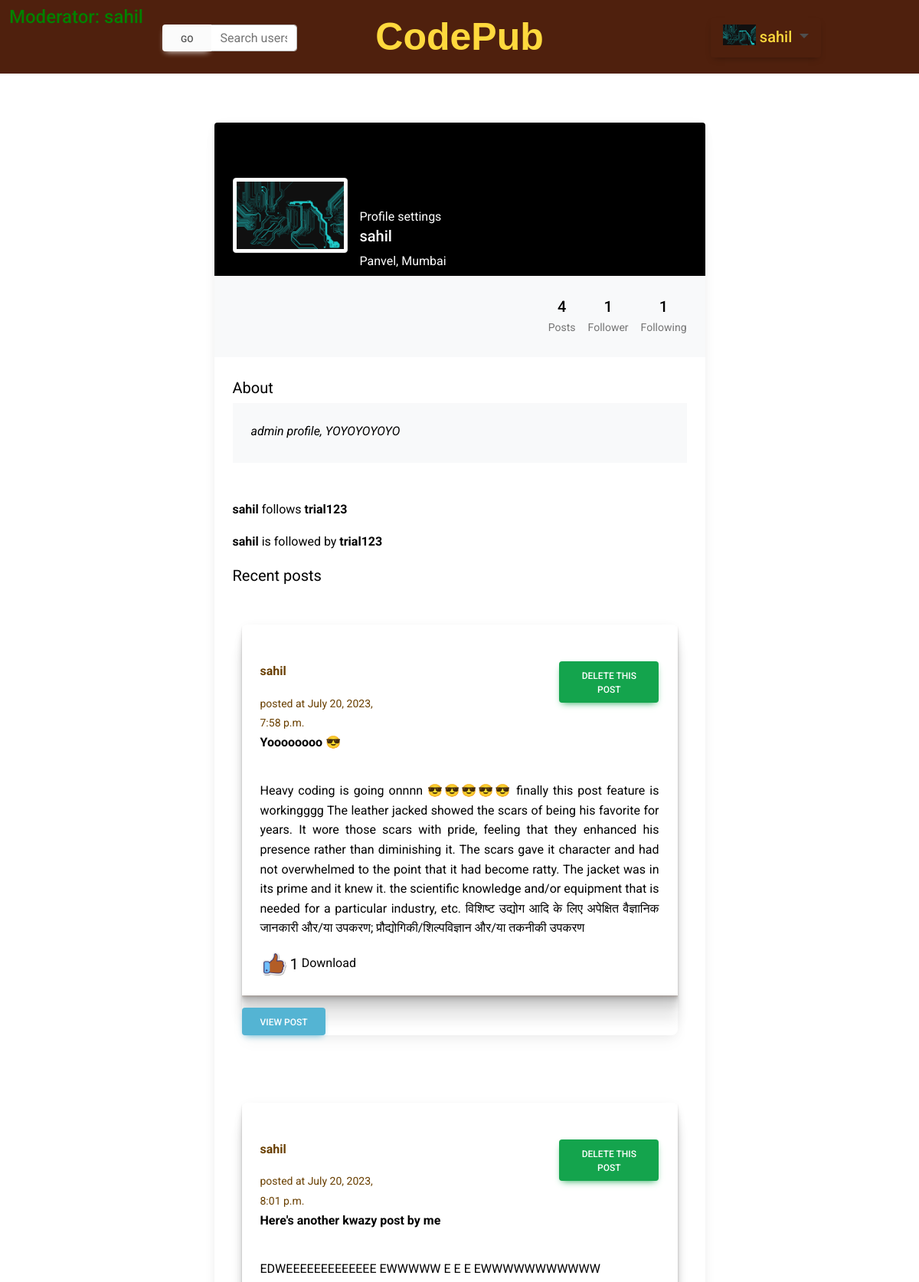
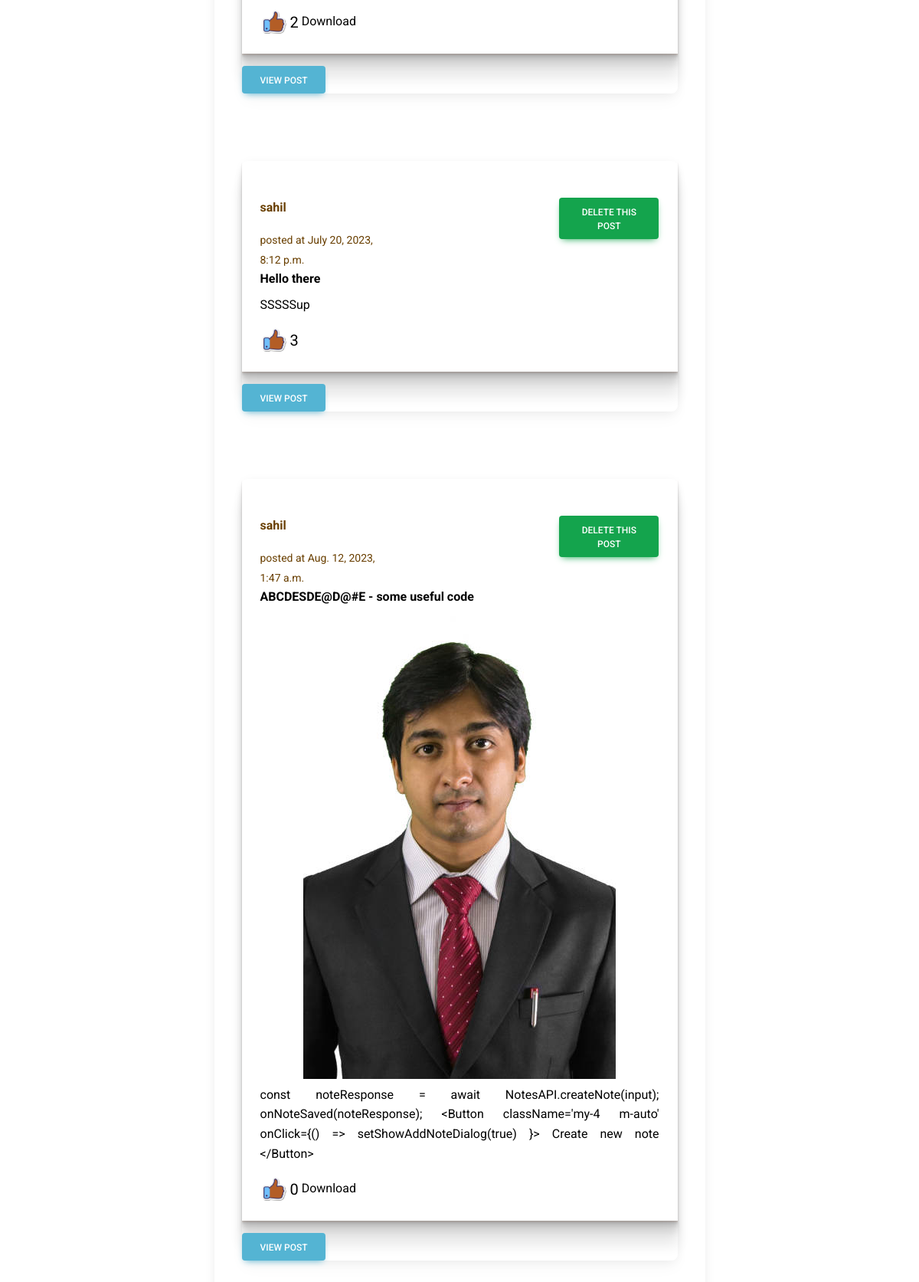
The page /view-profile/sahil (signed in) on the database its author committed (2 pictures, top to bottom).
### home/models.py (models this page shows, shortened)
class Profile(models.Model):
    user = models.ForeignKey(User,on_delete=models.CASCADE)
    citizenID = models.IntegerField()
    email = models.EmailField(max_length=100)
    bio = models.TextField(max_length=1000, blank=True)
    profileimg = models.ImageField(upload_to='profile_images',default='Default-avatar.jpg')
    location = models.CharField(max_length=100,blank=True)
    moderator = models.IntegerField(default=0)
    @property
    def is_moderator(self):
        return self.moderator == 1

### codepub/models.py (models this page shows, shortened)
class FollowAccount(models.Model):
    follower = models.CharField(max_length=100)
    user = models.CharField(max_length=100)

class Post(models.Model):
    id = models.UUIDField(primary_key=True, default=uuid.uuid4)
    title = models.CharField(max_length=200)
    user =  models.CharField(max_length=100)
    image = models.ImageField(upload_to='post_images')
    caption = models.TextField(max_length=15000)
    created_at = models.DateTimeField(default=datetime.now)
    likes = models.IntegerField(default=0)
    class Meta:
        ordering = ['created_at']

### codepub/views.py (the view)
# urls.py: path('view-profile/<str:pk>',views.view_profile,name='view-profile'),
@login_required(login_url='login')
def view_profile(request,pk):
    viewed_user_object = User.objects.get(username=pk)
    viewed_user_profile = Profile.objects.get(user=viewed_user_object)
    viewed_user_posts = Post.objects.filter(user=pk)
    viewed_user_posts_length = len(viewed_user_posts)
    follower = request.user.username
    user = pk
    if FollowAccount.objects.filter(follower=follower, user = user).first():
        follow_text = "Unfollow"
    else:
        follow_text = "Follow"
    viewed_user_followers = FollowAccount.objects.filter(user=pk).all()
    no_of_followers = len(viewed_user_followers)
    viewed_users_following = FollowAccount.objects.filter(follower=pk).all()
    no_of_persons_followed = len(viewed_users_following)
    context = {
        'viewed_user_object':viewed_user_object,
        'viewed_user_profile':viewed_user_profile,
        'viewed_user_posts':viewed_user_posts,
        'viewed_user_posts_length':viewed_user_posts_length,
        'follow_text':follow_text,
        'viewed_user_followers':viewed_user_followers,
        'no_of_followers':no_of_followers,
        'viewed_users_following':viewed_users_following,
        'no_of_persons_followed':no_of_persons_followed
    }
    return render(request,'codepub/view-profile.html',context)

### home/context_processors.py (called while the page is built)
def profile_details(request):
    if request.user.is_authenticated:
        try:
            user_profile = Profile.objects.get(user=request.user)
            return {'user_profile':user_profile}
        except:
            pass
    return {}

### templates/codepub/view-profile.html (shortened to what this page needs)
{% extends 'codepubbase.html' %}
{% load static %}
{% block content %}
<!DOCTYPE html>
<html lang="en">
<head>
    <link
    href="https://cdnjs.cloudflare.com/ajax/libs/font-awesome/6.0.0/css/all.min.css"
    rel="stylesheet"
    />
    <link
    href="https://cdnjs.cloudflare.com/ajax/libs/mdb-ui-kit/6.4.0/mdb.min.css"
    rel="stylesheet"
    />
</head>
<body>
    <section class="h-100 gradient-custom-2">
        <div class="container py-5 h-100">
          <div class="row d-flex justify-content-center align-items-center h-100">
            <div class="col col-lg-9 col-xl-7">
              <div class="card">
                <div class="rounded-top text-white d-flex flex-row" style="background-color: #000; height:200px;">
                  <div class="ms-4 mt-5 d-flex flex-column" style="width: 150px;">
                    <img src="{{viewed_user_profile.profileimg.url}}"
                      alt="Generic placeholder image" class="img-fluid img-thumbnail mt-4 mb-2"
                      style="width: 150px; z-index: 1">
                  </div>
                  <div class="ms-3" style="margin-top: 110px;">
                    {% if viewed_user_object.username == user.username %}
                      <a href="{% url 'profile' %}">
                        Profile settings
                      </a>
                    {% else %}
                    <a href="/follow/{{viewed_user_object.username}}">
                      {{follow_text}}
                    </a>
                    {% endif %}
                    <h5>{{viewed_user_profile.user.username}}</h5>
                    <p>{{viewed_user_profile.location}}</p>
                  </div>
                </div>
                <div class="p-4 text-black" style="background-color: #f8f9fa;">
                  <div class="d-flex justify-content-end text-center py-1">
                    <div>
                      {% if viewed_user_posts_length > 1 %}
                        <p class="mb-1 h5">{{viewed_user_posts_length}}</p>
                        <p class="small text-muted mb-0">Posts</p>
                      {% elif viewed_user_posts_length == 1 %}
                        <p class="mb-1 h5">{{viewed_user_posts_length}}</p>
                        <p class="small text-muted mb-0">Post</p>
                      {% else %}
                      <p class="mb-1 h5">No posts</p>
                      {% endif %}
                    </div>
                    <div class="px-3">
                      <p class="mb-1 h5">{{no_of_followers}}</p>
                      <p class="small text-muted mb-0">
                        {% if no_of_followers != 1 %}
                          Followers
                        {% else %}
                          Follower
                        {% endif %}
                      </p>
                    </div>
                    <div>
                      <p class="mb-1 h5">{{no_of_persons_followed}}</p>
                      <p class="small text-muted mb-0">Following</p>
                    </div>
                  </div>
                </div>
                <div class="card-body p-4 text-black">
                  <div class="mb-5">
                    <p class="lead fw-normal mb-1">About</p>
                    <div class="p-4" style="background-color: #f8f9fa;">
                      <p class="font-italic mb-1">{{viewed_user_profile.bio}}</p>
                    </div>
                  </div>
                  {% if no_of_persons_followed > 0 %}
                  <p><strong>{{viewed_user_profile.user.username}}</strong> follows
                    {% for person in viewed_users_following %}
                      <span><strong>{{person.user}} </strong></span>
                    {% endfor %}
                  </p>
                  {% else %}
                    <p><strong>{{viewed_user_profile.user.username}}</strong> does not follow anyone yet
                    </p>
                  {% endif %}
                  {% if no_of_followers > 0 %}
                  <p><strong>{{viewed_user_profile.user.username}}</strong> is followed by
                    {% for person in viewed_user_followers %}
                      <strong><span>{{person.follower}} </span></strong>
                    {% endfor %}
                  </p>
                  {% else %}
                    <p><strong>{{viewed_user_profile.user.username}}</strong> has no followers as of now
                    </p>
                  {% endif %}
                  <div class="d-flex justify-content-between align-items-center mb-4">
                    <p class="lead fw-normal mb-0">Recent posts</p>
                  </div>
                  <div class="row g-2">
                    {% for post in viewed_user_posts %}
                    <div class="col-md-12 mb-2">
                      {% include 'codepub/postView.html' %}
                    </div>
                    {% endfor %}
                  </div>
                </div>
              </div>
            </div>
          </div>
        </div>
      </section>
</body>
</html>
{% endblock content %}

### templates/codepubbase.html (shortened to what this page needs)
<!doctype html>
{% load static %}
<html lang="en">
<head>
  <link rel="stylesheet" href="https://cdn.jsdelivr.net/npm/bootstrap@4.3.1/dist/css/bootstrap.min.css"
>
  <link rel="stylesheet" href="{% static 'css/cp.css' %}">
</head>
<body>
  <div class="container-fluid" style="width: 100%;">
    <div class="row pt-2 pb-2" style="background-color: #4F200D;">
      <div class="col-md-2">
        {% if user_profile.is_moderator %}
          <h4 style="color: green;"> Moderator: {{user_profile.user}} </h4>
        {% endif %}
      </div>
      <div class="col-md-2 mt-4">
        <form action="{% url 'search' %}" method="post">
          <div class="input-group mb-3">
            <div class="input-group-prepend">
              <button class="btn btn-light" type="submit">
                Go
              </button>
            </div>
            <input type="text" class="form-control" name="search-input" placeholder="Search users" aria-label=""
              aria-describedby="basic-addon1">
          </div>
        </form>
      </div>
      <div class="col-md-4 text-center">
        <a href="{% url 'codepubHome' %}" style="text-decoration: none"><strong class="cp-title">CodePub</strong></a>
      </div>
      <div class="col-md-4 text-center">
        {% if user.is_authenticated %}
        <div class="btn-group btn-group-lg mt-3">
          <a href="{% url 'profile' %}" type="button" class="btn dropdown-toggle btn-lg" data-toggle="dropdown"
            aria-haspopup="true" aria-expanded="false" style="color: white;">
            <img src="{{user_profile.profileimg.url}}" class="profile-img pb-2" alt="profile-pic">
            <span style="color: #FFD93D; text-transform: none;">{{user_profile.user}}</span>
          </a>
        </div>
        {% endif %}
      </div>
    </div>
  </div>
  {% block content %}
  {% endblock content %}
</body>
</html>

### templates/codepub/postView.html (shortened to what this page needs)
{% load static %}
{% load humanize %}
<div class="container-fluid mt-4 mb-5">
    <div class="row">
        <div class="col">
            <div class="card">
                <div class="card-body post-shadow">
                    <p class="card-text">
                    <div class="container-fluid">
                        <div class="row">
                            <div class="col-4 mt-2 px-0" style="color: rgb(105, 63, 0);">
                                <a href="#" style="color: rgb(105, 63, 0);">
                                    <strong>
                                        <a href="/view-profile/{{post.user}}">
                                            <p>{{post.user}}</p>
                                        </a></strong> <small>posted at {{post.created_at}}</small>
                                </a>
                            </div>
                            <div class="offset-5 col-3 mt-2 px-0">
                                {% if user_profile.is_moderator or request.user.username == post.user %}
                                    <a href="/delete-post/{{post.id}}">
                                        <button class="btn btn-success">
                                            Delete this post
                                        </button>
                                    </a>
                                {% endif %}
                            </div>
                        </div>
                    </div>
                    <div class="row mb-1">
                        <div class="col-auto">
                            <strong id="preview-title" style="color: black;">{{ post.title }}
                            </strong>
                        </div>
                    </div>
                    {% if post.image %}
                    <div class="row mb-2">
                        <div class="col text-center">
                            <a href="{{post.image.url}}">
                                <img src="{{post.image.url}}" id="preview-image" alt="" class="img-responsive"
                                    style="max-width: 80%;">
                            </a>
                        </div>
                    </div>
                    {% endif %}
                    <div class="row mt-2">
                        <div class="col" style="text-align: justify; color: black;">
                            <span id="preview-caption">{{post.caption}}</span>
                        </div>
                    </div>
                    </p>
                    <a href="{% url 'like-post' %}?post_id={{post.id}}">
                        <img src="{% static 'images/like.png' %}" class="profile-img" alt="">
                        <span style="color: black; font-size: 20px;" class="align-middle">{{post.likes}}</span>
                    </a>
                    {% if post.image %}
                    <a href="{{post.image.url}}" download>Download</a>
                    {% endif %}
                </div>
                {% if request.user.is_authenticated %}
                <form action="{% url 'postComment' %}" method="GET">
                    <button type="submit" class="btn btn-info mt-3 text-center">
                        View post
                    </button>
                </form>
                {% else %}
                <h3>Please log in if you wish to add comments</h3>
                {% endif %}
            </div>
        </div>
    </div>
</div>

### static/css/cp.css (style rules this page uses)
html, body { width: 100%; }
body { background-color: #F6F1E9; }
a { text-decoration: none !important; color: inherit !important; }
.cp-title { color: #FFD93D; font-family: Impact, Haettenschweiler, 'Arial Narrow Bold', sans-serif; font-size: 50px; }
.profile-img { height: 35px; align-items: center; }
.post-shadow { box-shadow: rgba(97, 39, 0, 0.09) 0px 2px 1px, rgba(0, 0, 0, 0.09) 0px 4px 2px, rgba(0, 0, 0, 0.09) 0px 8px 4px, rgba(0, 0, 0, 0.09) 0px 16px 8px, rgba(0, 0, 0, 0.09) 0px 32px 16px; }

### rows shown on the page
Profile: user "sahil", profileimg (picture), user.username "sahil", location "Panvel, Mumbai", bio "admin profile, YOYOYOYOYO"
FollowAccount: user "trial123"
FollowAccount: follower "trial123"
Post: user "sahil", created_at "July 20, 2023, 7:58 p.m.", title "Yoooooooo 😎", caption "Heavy coding is going onnnn 😎😎😎😎😎 finally this post feature is workingggg The leather jacked showed the scars of being his favorite for years. It wore those scars with pride, feeling that they enhanced his presence rather than diminishing it. The scars gave it character and had not overwhelmed to the point that it had become ratty. The jacket was in its prime and it knew it. the scientific knowledge and/or equipment that is needed for a particular industry, etc. विशिष्‍ट उद्योग आदि के लिए अपेक्षित वैज्ञानिक जानकारी और/या उपकरण; प्रौद्योगिकी/शिल्‍पविज्ञान और/या तकनीकी उपकरण", likes "1"
Post: user "sahil", created_at "July 20, 2023, 8:01 p.m.", title "Here's another kwazy post by me", caption "EDWEEEEEEEEEEEEE EWWWWW E E E EWWWWWWWWWWW", likes "2"
Post: user "sahil", created_at "July 20, 2023, 8:12 p.m.", title "Hello there", caption "SSSSSup", likes "3"
Post: user "sahil", created_at "Aug. 12, 2023, 1:47 a.m.", title "ABCDESDE@D@#E - some useful code", image (picture), caption "const noteResponse = await NotesAPI.createNote(input); onNoteSaved(noteResponse); <Button className='my-4 m-auto' onClick={() => setShowAddNoteDialog(true) }> Create new note </Button>", likes "0"

### other values the page prints
{{ viewed_user_posts_length }} "4"
{{ no_of_followers }} "1"
{{ no_of_persons_followed }} "1"
